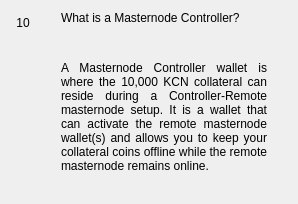
                  <widget class="QWidget" name="widgetFaq10" native="true">
                   <layout class="QHBoxLayout" name="horizontalpage_10" stretch="0,1">
                    <item alignment="Qt::AlignTop">
                     <widget class="QLabel" name="labelNumber10">
                      <property name="minimumSize">
                       <size>
                        <width>24</width>
                        <height>24</height>
                       </size>
                      </property>
                      <property name="maximumSize">
                       <size>
                        <width>16777215</width>
                        <height>24</height>
                       </size>
                      </property>
                      <property name="text">
                       <string>10</string>
                      </property>
                      <property name="alignment">
                       <set>Qt::AlignCenter</set>
                      </property>
                     </widget>
                    </item>
                    <item>
                     <layout class="QVBoxLayout" name="verticalLayoutpage_10">
                      <property name="leftMargin">
                       <number>20</number>
                      </property>
                      <property name="rightMargin">
                       <number>20</number>
                      </property>
                      <item>
                       <widget class="QLabel" name="labelSubtitle10">
                        <property name="text">
                         <string>What is a Masternode Controller?</string>
                        </property>
                        <property name="wordWrap">
                         <bool>true</bool>
                        </property>
                       </widget>
                      </item>
                      <item>
                       <spacer name="verticalSpacer_100">
                        <property name="orientation">
                         <enum>Qt::Vertical</enum>
                        </property>
                        <property name="sizeType">
                         <enum>QSizePolicy::Fixed</enum>
                        </property>
                        <property name="sizeHint" stdset="0">
                         <size>
                          <width>20</width>
                          <height>30</height>
                         </size>
                        </property>
                       </spacer>
                      </item>
                      <item>
                       <widget class="QLabel" name="labelContent10">
                        <property name="text">
                         <string>&lt;html&gt;&lt;head/&gt;&lt;body&gt;&lt;p align=&quot;justify&quot;&gt;A Masternode Controller wallet is where the 10,000 KCN collateral can reside during a Controller-Remote masternode setup. It is a wallet that can activate the remote masternode wallet(s) and allows you to keep your collateral coins offline while the remote masternode remains online. &lt;/p&gt;&lt;/body&gt;&lt;/html&gt;</string>
                        </property>
                        <property name="alignment">
                         <set>Qt::AlignLeading|Qt::AlignLeft|Qt::AlignTop</set>
                        </property>
                        <property name="wordWrap">
                         <bool>true</bool>
                        </property>
                       </widget>
                      </item>
                      <item>
                       <spacer name="verticalSpacer_92">
                        <property name="orientation">
                         <enum>Qt::Vertical</enum>
                        </property>
                        <property name="sizeHint" stdset="0">
                         <size>
                          <width>20</width>
                          <height>20</height>
                         </size>
                        </property>
                       </spacer>
                      </item>
                     </layout>
                    </item>
                   </layout>
                  </widget>
